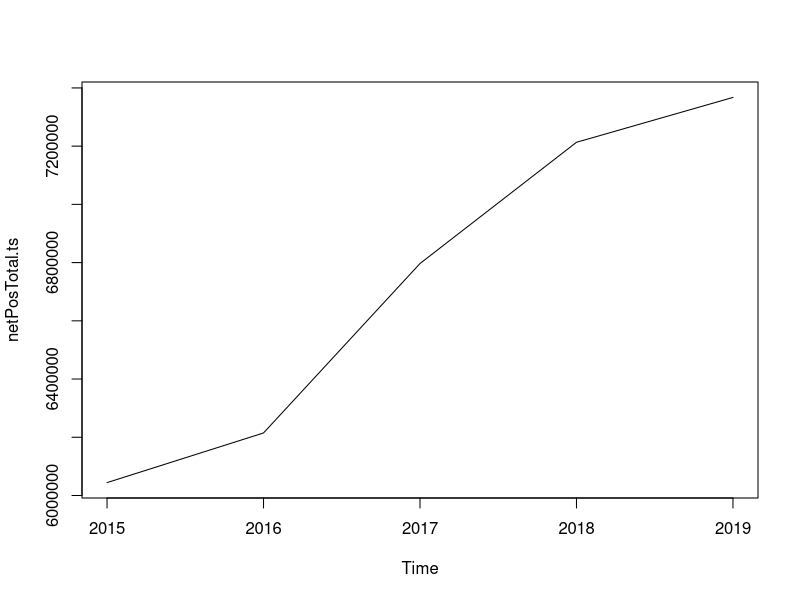
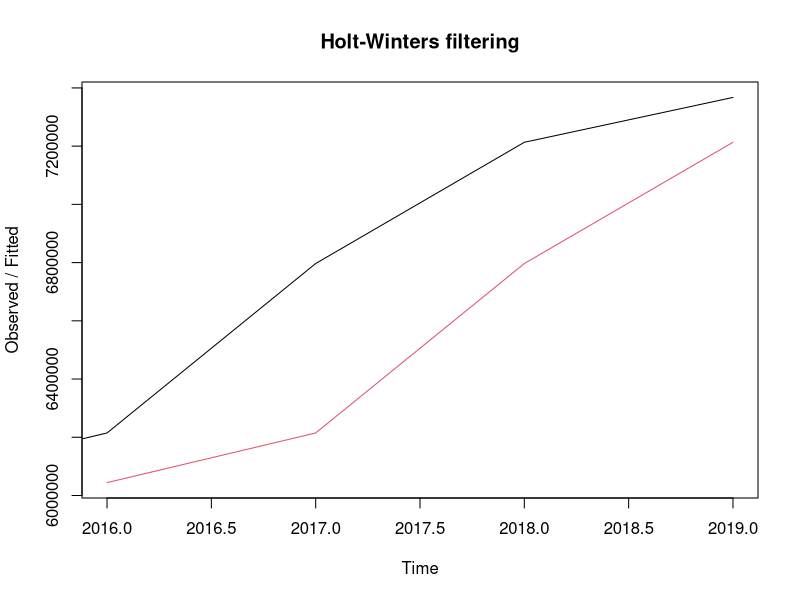
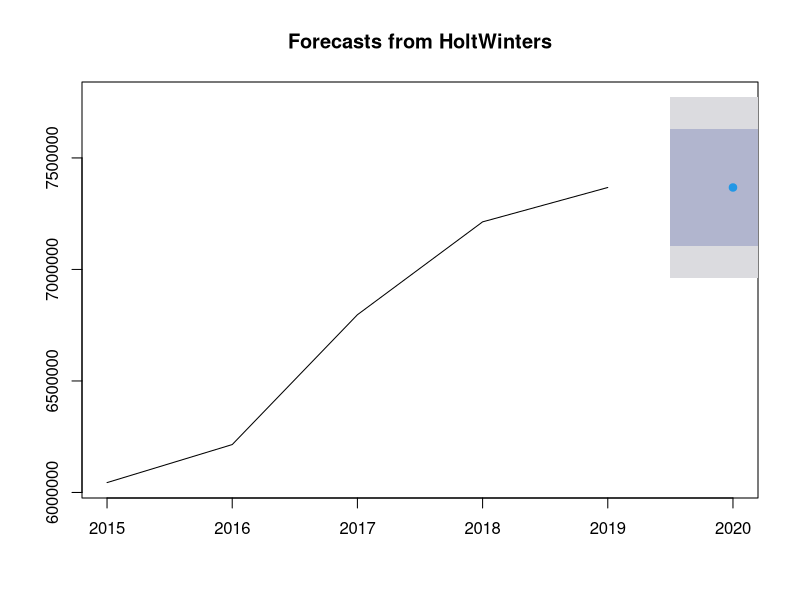
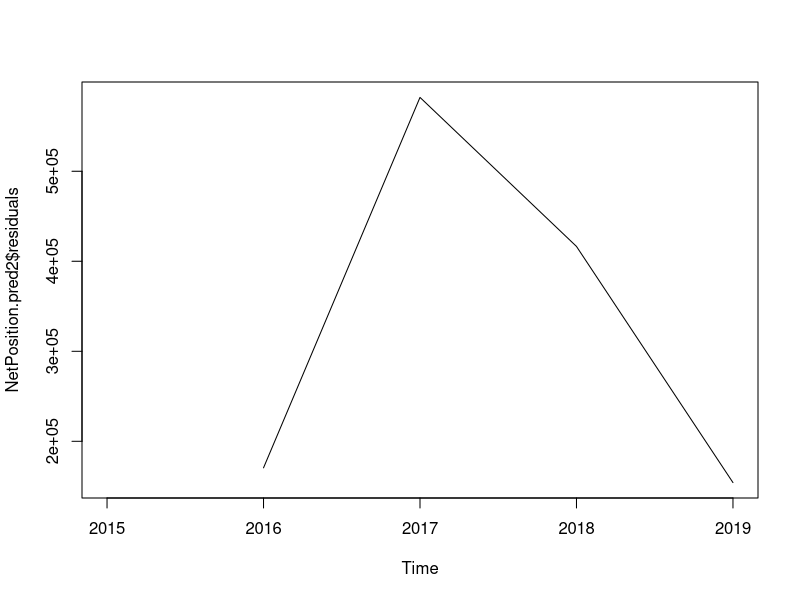
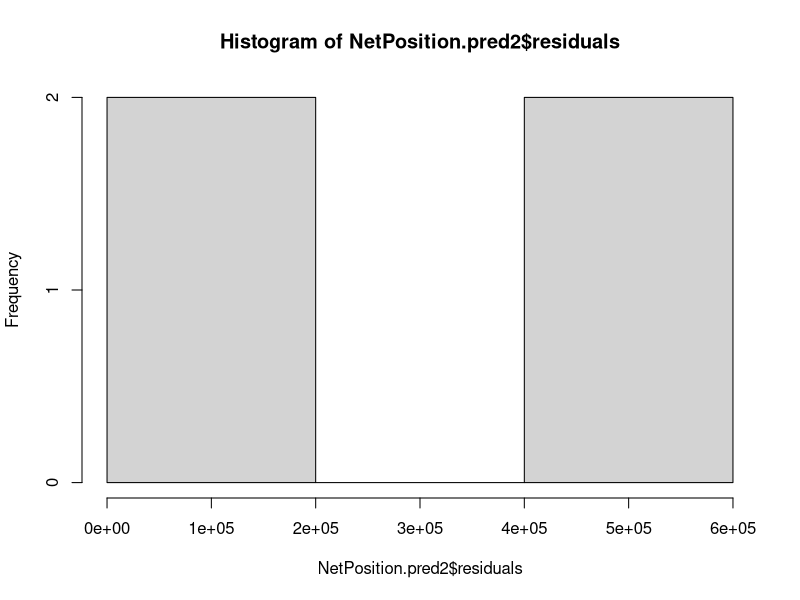

These charts were generated, in order, by the following R code:
## ---- chunk 1
library(readxl)
library(TTR)
library(forecast)

CashFlows <- read_excel("UMass Balance sheets.xlsx", sheet = 1)
RevenuesExpenses <- read_excel("UMass Balance sheets.xlsx", sheet = 2)
NetPosition <- read_excel("UMass Balance sheets.xlsx", sheet = 3)
inflation <- c(1, 1.01, 1.03, 1.06, 1.08)
## ---- chunk 2
netPosNets <- subset(NetPosition, NETS == "1")
netPosTotal<- netPosNets[1,2:6]
netPosTotal <- netPosTotal / inflation
## ---- chunk 3
netPosTotal.vec <- as.numeric(as.vector(netPosTotal))
netPosTotal.vec <- rev(netPosTotal.vec)
netPosTotal.ts <-ts(netPosTotal.vec, frequency = 1, start = c(2015,1))
ts.plot(netPosTotal.ts)
## ---- chunk 4
NetPosition.pred <- HoltWinters(netPosTotal.ts, beta = FALSE, gamma = FALSE)
plot(NetPosition.pred)
## ---- chunk 5
NetPosition.pred2 <- forecast:::forecast.HoltWinters(NetPosition.pred, h=1)
forecast:::plot.forecast(NetPosition.pred2)
## ---- chunk 6
plot.ts(NetPosition.pred2$residuals)
hist(NetPosition.pred2$residuals)
